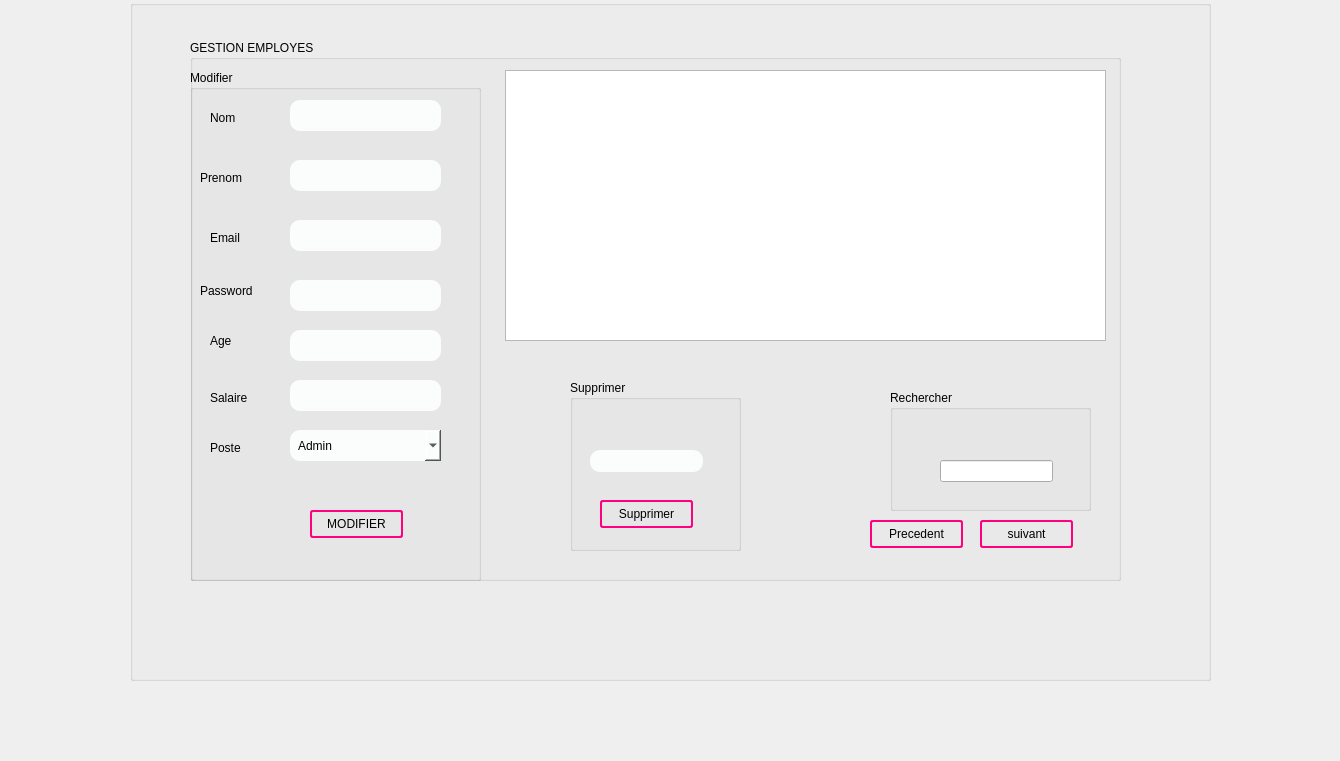
<?xml version="1.0" encoding="UTF-8"?>
<ui version="4.0">
 <class>secDialog</class>
 <widget class="QDialog" name="secDialog">
  <property name="geometry">
   <rect>
    <x>0</x>
    <y>0</y>
    <width>1340</width>
    <height>761</height>
   </rect>
  </property>
  <property name="windowTitle">
   <string>Dialog</string>
  </property>
  <widget class="QGroupBox" name="t">
   <property name="geometry">
    <rect>
     <x>130</x>
     <y>0</y>
     <width>1081</width>
     <height>681</height>
    </rect>
   </property>
   <property name="title">
    <string/>
   </property>
   <widget class="QStackedWidget" name="stackedWidget">
    <property name="geometry">
     <rect>
      <x>60</x>
      <y>20</y>
      <width>931</width>
      <height>561</height>
     </rect>
    </property>
    <property name="currentIndex">
     <number>2</number>
    </property>
    <widget class="QWidget" name="page">
     <widget class="QGroupBox" name="groupBox_3">
      <property name="geometry">
       <rect>
        <x>-20</x>
        <y>20</y>
        <width>831</width>
        <height>491</height>
       </rect>
      </property>
      <property name="title">
       <string>GroupBox</string>
      </property>
      <widget class="QPushButton" name="pushButton_12">
       <property name="geometry">
        <rect>
         <x>30</x>
         <y>317</y>
         <width>261</width>
         <height>31</height>
        </rect>
       </property>
       <property name="text">
        <string>export pdf</string>
       </property>
      </widget>
      <widget class="QGroupBox" name="groupBox_5">
       <property name="geometry">
        <rect>
         <x>550</x>
         <y>120</y>
         <width>171</width>
         <height>101</height>
        </rect>
       </property>
       <property name="title">
        <string>Trier</string>
       </property>
       <widget class="QPushButton" name="pushButton_13">
        <property name="geometry">
         <rect>
          <x>60</x>
          <y>50</y>
          <width>93</width>
          <height>28</height>
         </rect>
        </property>
        <property name="text">
         <string>Trier</string>
        </property>
       </widget>
      </widget>
      <widget class="QPushButton" name="pushButton_15">
       <property name="geometry">
        <rect>
         <x>470</x>
         <y>450</y>
         <width>93</width>
         <height>28</height>
        </rect>
       </property>
       <property name="text">
        <string>precedent</string>
       </property>
      </widget>
      <widget class="QPushButton" name="pushButton_17">
       <property name="geometry">
        <rect>
         <x>580</x>
         <y>450</y>
         <width>93</width>
         <height>28</height>
        </rect>
       </property>
       <property name="text">
        <string>suivant</string>
       </property>
      </widget>
      <widget class="QLabel" name="label_18">
       <property name="geometry">
        <rect>
         <x>20</x>
         <y>0</y>
         <width>1841</width>
         <height>511</height>
        </rect>
       </property>
       <property name="text">
        <string/>
       </property>
       <property name="pixmap">
        <pixmap>../../Downloads/332319502_992673331694691_7199529608011094507_n (1).jpg</pixmap>
       </property>
      </widget>
      <widget class="QTextBrowser" name="textBrowser">
       <property name="geometry">
        <rect>
         <x>35</x>
         <y>90</y>
         <width>261</width>
         <height>191</height>
        </rect>
       </property>
      </widget>
      <widget class="QPushButton" name="pushButton_10">
       <property name="geometry">
        <rect>
         <x>482</x>
         <y>300</y>
         <width>161</width>
         <height>31</height>
        </rect>
       </property>
       <property name="text">
        <string>Faire le statistique</string>
       </property>
      </widget>
      <zorder>label_18</zorder>
      <zorder>pushButton_12</zorder>
      <zorder>groupBox_5</zorder>
      <zorder>pushButton_15</zorder>
      <zorder>pushButton_17</zorder>
      <zorder>textBrowser</zorder>
      <zorder>pushButton_10</zorder>
     </widget>
    </widget>
    <widget class="QWidget" name="page_2">
     <widget class="QPushButton" name="pushButton_6">
      <property name="geometry">
       <rect>
        <x>490</x>
        <y>20</y>
        <width>131</width>
        <height>31</height>
       </rect>
      </property>
      <property name="styleSheet">
       <string notr="true">color: black;
font: 7pt &quot;Verdana&quot;;
border: 2px solid rgb(255, 0, 127);
padding: 5px;
border-radius: 3px;
opacity: 200;</string>
      </property>
      <property name="text">
       <string>Gest equipements</string>
      </property>
     </widget>
     <widget class="QPushButton" name="pushButton_2">
      <property name="geometry">
       <rect>
        <x>270</x>
        <y>20</y>
        <width>121</width>
        <height>31</height>
       </rect>
      </property>
      <property name="styleSheet">
       <string notr="true">color: black;
font: 7pt &quot;Verdana&quot;;
border: 2px solid rgb(255, 0, 127);
padding: 5px;
border-radius: 3px;
opacity: 200;</string>
      </property>
      <property name="text">
       <string>Gest clients</string>
      </property>
     </widget>
     <widget class="QPushButton" name="pushButton">
      <property name="geometry">
       <rect>
        <x>20</x>
        <y>20</y>
        <width>131</width>
        <height>31</height>
       </rect>
      </property>
      <property name="styleSheet">
       <string notr="true">color: black;
font: 7pt &quot;Verdana&quot;;
border: 2px solid rgb(255, 0, 127);
padding: 5px;
border-radius: 3px;
opacity: 200;</string>
      </property>
      <property name="text">
       <string>Gest employes</string>
      </property>
     </widget>
     <widget class="QPushButton" name="pushButton_3">
      <property name="geometry">
       <rect>
        <x>150</x>
        <y>20</y>
        <width>121</width>
        <height>31</height>
       </rect>
      </property>
      <property name="styleSheet">
       <string notr="true">color: black;
font: 7pt &quot;Verdana&quot;;
border: 2px solid rgb(255, 0, 127);
padding: 5px;
border-radius: 3px;
opacity: 200;</string>
      </property>
      <property name="text">
       <string>Gest vehicules</string>
      </property>
     </widget>
     <widget class="QPushButton" name="pushButton_4">
      <property name="geometry">
       <rect>
        <x>390</x>
        <y>20</y>
        <width>101</width>
        <height>31</height>
       </rect>
      </property>
      <property name="styleSheet">
       <string notr="true">color: black;
font: 7pt &quot;Verdana&quot;;
border: 2px solid rgb(255, 0, 127);
padding: 5px;
border-radius: 3px;
opacity: 200;</string>
      </property>
      <property name="text">
       <string>Gest Services</string>
      </property>
     </widget>
     <widget class="QPushButton" name="pushButton_5">
      <property name="geometry">
       <rect>
        <x>620</x>
        <y>20</y>
        <width>191</width>
        <height>31</height>
       </rect>
      </property>
      <property name="styleSheet">
       <string notr="true">color: black;
font: 7pt &quot;Verdana&quot;;
border: 2px solid rgb(255, 0, 127);
padding: 5px;
border-radius: 3px;
opacity: 200;</string>
      </property>
      <property name="text">
       <string>Gest RDV</string>
      </property>
     </widget>
     <widget class="QGroupBox" name="groupBox_2">
      <property name="geometry">
       <rect>
        <x>0</x>
        <y>50</y>
        <width>841</width>
        <height>541</height>
       </rect>
      </property>
      <property name="title">
       <string>Formulaire</string>
      </property>
      <widget class="QLineEdit" name="lineEdit">
       <property name="geometry">
        <rect>
         <x>240</x>
         <y>30</y>
         <width>171</width>
         <height>21</height>
        </rect>
       </property>
       <property name="styleSheet">
        <string notr="true">
QLineEdit {
      color: rgb(251, 252, 2521);
      font: 10pt &quot;Verdana&quot;;
      border: None;
      border-bottom-color: white;
      border-radius: 10px;
      padding: 0 8px;
      background: rgb(251, 252, 252);
      selection-background-color: darkgray;
}</string>
       </property>
      </widget>
      <widget class="QLineEdit" name="lineEdit_2">
       <property name="geometry">
        <rect>
         <x>240</x>
         <y>80</y>
         <width>171</width>
         <height>21</height>
        </rect>
       </property>
       <property name="styleSheet">
        <string notr="true">
      color: rgb(251, 252, 2521);
      font: 10pt &quot;Verdana&quot;;
      border: None;
      border-bottom-color: white;
      border-radius: 10px;
      padding: 0 8px;
      background: rgb(251, 252, 252);
      selection-background-color: darkgray;
</string>
       </property>
      </widget>
      <widget class="QLineEdit" name="lineEdit_3">
       <property name="geometry">
        <rect>
         <x>240</x>
         <y>150</y>
         <width>171</width>
         <height>21</height>
        </rect>
       </property>
       <property name="styleSheet">
        <string notr="true">QLineEdit {
      color: rgb(251, 252, 2521);
      font: 10pt &quot;Verdana&quot;;
      border: None;
      border-bottom-color: white;
      border-radius: 10px;
      padding: 0 8px;
      background: rgb(251, 252, 252);
      selection-background-color: darkgray;
}</string>
       </property>
      </widget>
      <widget class="QLineEdit" name="lineEdit_4">
       <property name="geometry">
        <rect>
         <x>240</x>
         <y>200</y>
         <width>171</width>
         <height>21</height>
        </rect>
       </property>
       <property name="styleSheet">
        <string notr="true">QLineEdit {
      color: rgb(251, 252, 2521);
      font: 10pt &quot;Verdana&quot;;
      border: None;
      border-bottom-color: white;
      border-radius: 10px;
      padding: 0 8px;
      background: rgb(251, 252, 252);
      selection-background-color: darkgray;
}</string>
       </property>
      </widget>
      <widget class="QLineEdit" name="lineEdit_5">
       <property name="geometry">
        <rect>
         <x>240</x>
         <y>260</y>
         <width>171</width>
         <height>21</height>
        </rect>
       </property>
       <property name="styleSheet">
        <string notr="true">QLineEdit {
      color: rgb(251, 252, 2521);
      font: 10pt &quot;Verdana&quot;;
      border: None;
      border-bottom-color: white;
      border-radius: 10px;
      padding: 0 8px;
      background: rgb(251, 252, 252);
      selection-background-color: darkgray;
}</string>
       </property>
      </widget>
      <widget class="QLineEdit" name="lineEdit_6">
       <property name="geometry">
        <rect>
         <x>240</x>
         <y>310</y>
         <width>171</width>
         <height>21</height>
        </rect>
       </property>
       <property name="styleSheet">
        <string notr="true">QLineEdit {
      color: rgb(251, 252, 2521);
      font: 10pt &quot;Verdana&quot;;
      border: None;
      border-bottom-color: white;
      border-radius: 10px;
      padding: 0 8px;
      background: rgb(251, 252, 252);
      selection-background-color: darkgray;
}</string>
       </property>
      </widget>
      <widget class="QLineEdit" name="lineEdit_7">
       <property name="geometry">
        <rect>
         <x>240</x>
         <y>360</y>
         <width>171</width>
         <height>21</height>
        </rect>
       </property>
       <property name="styleSheet">
        <string notr="true">QLineEdit {
      color: rgb(251, 252, 2521);
      font: 10pt &quot;Verdana&quot;;
      border: None;
      border-bottom-color: white;
      border-radius: 10px;
      padding: 0 8px;
      background: rgb(251, 252, 252);
      selection-background-color: darkgray;
}</string>
       </property>
      </widget>
      <widget class="QLabel" name="label_2">
       <property name="geometry">
        <rect>
         <x>240</x>
         <y>10</y>
         <width>56</width>
         <height>16</height>
        </rect>
       </property>
       <property name="styleSheet">
        <string notr="true">font: 10pt &quot;MS Shell Dlg 2&quot;;</string>
       </property>
       <property name="text">
        <string>ID</string>
       </property>
      </widget>
      <widget class="QLabel" name="label_4">
       <property name="geometry">
        <rect>
         <x>240</x>
         <y>60</y>
         <width>56</width>
         <height>16</height>
        </rect>
       </property>
       <property name="styleSheet">
        <string notr="true">font: 10pt &quot;MS Shell Dlg 2&quot;;</string>
       </property>
       <property name="text">
        <string>Nom</string>
       </property>
      </widget>
      <widget class="QLabel" name="label_5">
       <property name="geometry">
        <rect>
         <x>240</x>
         <y>120</y>
         <width>56</width>
         <height>16</height>
        </rect>
       </property>
       <property name="styleSheet">
        <string notr="true">font: 10pt &quot;MS Shell Dlg 2&quot;;</string>
       </property>
       <property name="text">
        <string>Prenom</string>
       </property>
      </widget>
      <widget class="QLabel" name="label_6">
       <property name="geometry">
        <rect>
         <x>240</x>
         <y>180</y>
         <width>56</width>
         <height>16</height>
        </rect>
       </property>
       <property name="styleSheet">
        <string notr="true">font: 10pt &quot;MS Shell Dlg 2&quot;;</string>
       </property>
       <property name="text">
        <string>Email</string>
       </property>
      </widget>
      <widget class="QLabel" name="label_7">
       <property name="geometry">
        <rect>
         <x>240</x>
         <y>230</y>
         <width>91</width>
         <height>21</height>
        </rect>
       </property>
       <property name="styleSheet">
        <string notr="true">font: 10pt &quot;MS Shell Dlg 2&quot;;</string>
       </property>
       <property name="text">
        <string>Password</string>
       </property>
      </widget>
      <widget class="QLabel" name="label_8">
       <property name="geometry">
        <rect>
         <x>250</x>
         <y>280</y>
         <width>56</width>
         <height>16</height>
        </rect>
       </property>
       <property name="styleSheet">
        <string notr="true">font: 10pt &quot;MS Shell Dlg 2&quot;;</string>
       </property>
       <property name="text">
        <string>Age</string>
       </property>
      </widget>
      <widget class="QLabel" name="label_9">
       <property name="geometry">
        <rect>
         <x>250</x>
         <y>340</y>
         <width>56</width>
         <height>16</height>
        </rect>
       </property>
       <property name="styleSheet">
        <string notr="true">font: 10pt &quot;MS Shell Dlg 2&quot;;</string>
       </property>
       <property name="text">
        <string>Salaire</string>
       </property>
      </widget>
      <widget class="QLabel" name="label_10">
       <property name="geometry">
        <rect>
         <x>250</x>
         <y>390</y>
         <width>56</width>
         <height>16</height>
        </rect>
       </property>
       <property name="styleSheet">
        <string notr="true">font: 10pt &quot;MS Shell Dlg 2&quot;;</string>
       </property>
       <property name="text">
        <string>Poste</string>
       </property>
      </widget>
      <widget class="QComboBox" name="comboBox">
       <property name="geometry">
        <rect>
         <x>240</x>
         <y>420</y>
         <width>171</width>
         <height>22</height>
        </rect>
       </property>
       <property name="styleSheet">
        <string notr="true">
      color: rgb(251, 252, 2521);
      font: 10pt &quot;Verdana&quot;;
      border: None;
      border-bottom-color: white;
      border-radius: 10px;
      padding: 0 8px;
      background: rgb(251, 252, 252);
      selection-background-color: darkgray;
</string>
       </property>
       <item>
        <property name="text">
         <string>Admin</string>
        </property>
       </item>
       <item>
        <property name="text">
         <string>ResponsableClient</string>
        </property>
       </item>
       <item>
        <property name="text">
         <string>Technicien</string>
        </property>
       </item>
       <item>
        <property name="text">
         <string>Technicien superieur</string>
        </property>
       </item>
       <item>
        <property name="text">
         <string>inginieur</string>
        </property>
       </item>
      </widget>
      <widget class="QPushButton" name="pushButton_7">
       <property name="geometry">
        <rect>
         <x>290</x>
         <y>470</y>
         <width>93</width>
         <height>28</height>
        </rect>
       </property>
       <property name="styleSheet">
        <string notr="true">color: black;
font: 7pt &quot;Verdana&quot;;
border: 2px solid rgb(255, 0, 127);
padding: 5px;
border-radius: 3px;
opacity: 200;
</string>
       </property>
       <property name="text">
        <string>Ajouter</string>
       </property>
      </widget>
      <widget class="QPushButton" name="pushButton_9">
       <property name="geometry">
        <rect>
         <x>730</x>
         <y>470</y>
         <width>93</width>
         <height>28</height>
        </rect>
       </property>
       <property name="styleSheet">
        <string notr="true">color: black;
font: 7pt &quot;Verdana&quot;;
border: 2px solid rgb(255, 0, 127);
padding: 5px;
border-radius: 3px;
opacity: 200;
</string>
       </property>
       <property name="text">
        <string>suivant</string>
       </property>
      </widget>
      <widget class="QLabel" name="label_16">
       <property name="geometry">
        <rect>
         <x>-480</x>
         <y>0</y>
         <width>1841</width>
         <height>511</height>
        </rect>
       </property>
       <property name="text">
        <string/>
       </property>
       <property name="pixmap">
        <pixmap>../../Downloads/332319502_992673331694691_7199529608011094507_n (1).jpg</pixmap>
       </property>
      </widget>
      <zorder>label_16</zorder>
      <zorder>lineEdit</zorder>
      <zorder>lineEdit_2</zorder>
      <zorder>lineEdit_3</zorder>
      <zorder>lineEdit_4</zorder>
      <zorder>lineEdit_5</zorder>
      <zorder>lineEdit_6</zorder>
      <zorder>lineEdit_7</zorder>
      <zorder>label_2</zorder>
      <zorder>label_4</zorder>
      <zorder>label_5</zorder>
      <zorder>label_6</zorder>
      <zorder>label_7</zorder>
      <zorder>label_8</zorder>
      <zorder>label_9</zorder>
      <zorder>label_10</zorder>
      <zorder>comboBox</zorder>
      <zorder>pushButton_7</zorder>
      <zorder>pushButton_9</zorder>
     </widget>
    </widget>
    <widget class="QWidget" name="page_3">
     <widget class="QGroupBox" name="groupBox">
      <property name="geometry">
       <rect>
        <x>0</x>
        <y>20</y>
        <width>931</width>
        <height>541</height>
       </rect>
      </property>
      <property name="title">
       <string>GESTION EMPLOYES</string>
      </property>
      <widget class="QGroupBox" name="groupBox_4">
       <property name="geometry">
        <rect>
         <x>0</x>
         <y>30</y>
         <width>291</width>
         <height>511</height>
        </rect>
       </property>
       <property name="title">
        <string>Modifier</string>
       </property>
       <widget class="QPushButton" name="pushButton_14">
        <property name="geometry">
         <rect>
          <x>120</x>
          <y>440</y>
          <width>93</width>
          <height>28</height>
         </rect>
        </property>
        <property name="styleSheet">
         <string notr="true">color: black;
font: 7pt &quot;Verdana&quot;;
border: 2px solid rgb(255, 0, 127);
padding: 5px;
border-radius: 3px;
opacity: 200;
</string>
        </property>
        <property name="text">
         <string>MODIFIER</string>
        </property>
       </widget>
       <widget class="QComboBox" name="comboBox_2">
        <property name="geometry">
         <rect>
          <x>100</x>
          <y>360</y>
          <width>151</width>
          <height>31</height>
         </rect>
        </property>
        <property name="styleSheet">
         <string notr="true">
      color: rgb(251, 252, 2521);
      font: 10pt &quot;Verdana&quot;;
      border: None;
      border-bottom-color: white;
      border-radius: 10px;
      padding: 0 8px;
      background: rgb(251, 252, 252);
      selection-background-color: darkgray;
</string>
        </property>
        <item>
         <property name="text">
          <string>Admin</string>
         </property>
        </item>
        <item>
         <property name="text">
          <string>ResponsableClient</string>
         </property>
        </item>
        <item>
         <property name="text">
          <string>Technicien</string>
         </property>
        </item>
        <item>
         <property name="text">
          <string>Technicien superieur</string>
         </property>
        </item>
        <item>
         <property name="text">
          <string>inginieur</string>
         </property>
        </item>
       </widget>
       <widget class="QLabel" name="label_15">
        <property name="geometry">
         <rect>
          <x>20</x>
          <y>370</y>
          <width>56</width>
          <height>16</height>
         </rect>
        </property>
        <property name="styleSheet">
         <string notr="true">font: 10pt &quot;MS Shell Dlg 2&quot;;
</string>
        </property>
        <property name="text">
         <string>Poste</string>
        </property>
       </widget>
       <widget class="QLabel" name="label">
        <property name="geometry">
         <rect>
          <x>20</x>
          <y>40</y>
          <width>56</width>
          <height>16</height>
         </rect>
        </property>
        <property name="styleSheet">
         <string notr="true">font: 10pt &quot;MS Shell Dlg 2&quot;;
</string>
        </property>
        <property name="text">
         <string>Nom</string>
        </property>
       </widget>
       <widget class="QLabel" name="label_3">
        <property name="geometry">
         <rect>
          <x>10</x>
          <y>100</y>
          <width>56</width>
          <height>16</height>
         </rect>
        </property>
        <property name="styleSheet">
         <string notr="true">font: 10pt &quot;MS Shell Dlg 2&quot;;
</string>
        </property>
        <property name="text">
         <string>Prenom</string>
        </property>
       </widget>
       <widget class="QLabel" name="label_11">
        <property name="geometry">
         <rect>
          <x>20</x>
          <y>160</y>
          <width>56</width>
          <height>16</height>
         </rect>
        </property>
        <property name="styleSheet">
         <string notr="true">font: 10pt &quot;MS Shell Dlg 2&quot;;
</string>
        </property>
        <property name="text">
         <string>Email</string>
        </property>
       </widget>
       <widget class="QLabel" name="label_12">
        <property name="geometry">
         <rect>
          <x>10</x>
          <y>210</y>
          <width>81</width>
          <height>21</height>
         </rect>
        </property>
        <property name="styleSheet">
         <string notr="true">font: 10pt &quot;MS Shell Dlg 2&quot;;

</string>
        </property>
        <property name="text">
         <string>Password</string>
        </property>
       </widget>
       <widget class="QLabel" name="label_13">
        <property name="geometry">
         <rect>
          <x>20</x>
          <y>260</y>
          <width>56</width>
          <height>21</height>
         </rect>
        </property>
        <property name="styleSheet">
         <string notr="true">font: 10pt &quot;MS Shell Dlg 2&quot;;
</string>
        </property>
        <property name="text">
         <string>Age</string>
        </property>
       </widget>
       <widget class="QLabel" name="label_14">
        <property name="geometry">
         <rect>
          <x>20</x>
          <y>320</y>
          <width>56</width>
          <height>16</height>
         </rect>
        </property>
        <property name="styleSheet">
         <string notr="true">font: 10pt &quot;MS Shell Dlg 2&quot;;
</string>
        </property>
        <property name="text">
         <string>Salaire</string>
        </property>
       </widget>
       <widget class="QLineEdit" name="salaire">
        <property name="geometry">
         <rect>
          <x>100</x>
          <y>310</y>
          <width>151</width>
          <height>31</height>
         </rect>
        </property>
        <property name="styleSheet">
         <string notr="true">QLineEdit {
      color: rgb(251, 252, 2521);
      font: 10pt &quot;Verdana&quot;;
      border: None;
      border-bottom-color: white;
      border-radius: 10px;
      padding: 0 8px;
      background: rgb(251, 252, 252);
      selection-background-color: darkgray;
}</string>
        </property>
       </widget>
       <widget class="QLineEdit" name="age">
        <property name="geometry">
         <rect>
          <x>100</x>
          <y>260</y>
          <width>151</width>
          <height>31</height>
         </rect>
        </property>
        <property name="styleSheet">
         <string notr="true">QLineEdit {
      color: rgb(251, 252, 2521);
      font: 10pt &quot;Verdana&quot;;
      border: None;
      border-bottom-color: white;
      border-radius: 10px;
      padding: 0 8px;
      background: rgb(251, 252, 252);
      selection-background-color: darkgray;
}</string>
        </property>
       </widget>
       <widget class="QLineEdit" name="pwd">
        <property name="geometry">
         <rect>
          <x>100</x>
          <y>210</y>
          <width>151</width>
          <height>31</height>
         </rect>
        </property>
        <property name="styleSheet">
         <string notr="true">QLineEdit {
      color: rgb(251, 252, 2521);
      font: 10pt &quot;Verdana&quot;;
      border: None;
      border-bottom-color: white;
      border-radius: 10px;
      padding: 0 8px;
      background: rgb(251, 252, 252);
      selection-background-color: darkgray;
}</string>
        </property>
       </widget>
       <widget class="QLineEdit" name="email">
        <property name="geometry">
         <rect>
          <x>100</x>
          <y>150</y>
          <width>151</width>
          <height>31</height>
         </rect>
        </property>
        <property name="styleSheet">
         <string notr="true">QLineEdit {
      color: rgb(251, 252, 2521);
      font: 10pt &quot;Verdana&quot;;
      border: None;
      border-bottom-color: white;
      border-radius: 10px;
      padding: 0 8px;
      background: rgb(251, 252, 252);
      selection-background-color: darkgray;
}</string>
        </property>
       </widget>
       <widget class="QLineEdit" name="prenom">
        <property name="geometry">
         <rect>
          <x>100</x>
          <y>90</y>
          <width>151</width>
          <height>31</height>
         </rect>
        </property>
        <property name="styleSheet">
         <string notr="true">QLineEdit {
      color: rgb(251, 252, 2521);
      font: 10pt &quot;Verdana&quot;;
      border: None;
      border-bottom-color: white;
      border-radius: 10px;
      padding: 0 8px;
      background: rgb(251, 252, 252);
      selection-background-color: darkgray;
}</string>
        </property>
       </widget>
       <widget class="QLineEdit" name="nom">
        <property name="geometry">
         <rect>
          <x>100</x>
          <y>30</y>
          <width>151</width>
          <height>31</height>
         </rect>
        </property>
        <property name="styleSheet">
         <string notr="true">QLineEdit {
      color: rgb(251, 252, 2521);
      font: 10pt &quot;Verdana&quot;;
      border: None;
      border-bottom-color: white;
      border-radius: 10px;
      padding: 0 8px;
      background: rgb(251, 252, 252);
      selection-background-color: darkgray;
}</string>
        </property>
       </widget>
      </widget>
      <widget class="QGroupBox" name="groupBox_7">
       <property name="geometry">
        <rect>
         <x>380</x>
         <y>340</y>
         <width>171</width>
         <height>171</height>
        </rect>
       </property>
       <property name="styleSheet">
        <string notr="true">font: 10pt &quot;MS Shell Dlg 2&quot;;
</string>
       </property>
       <property name="title">
        <string>Supprimer</string>
       </property>
       <widget class="QPushButton" name="pushButton_16">
        <property name="geometry">
         <rect>
          <x>30</x>
          <y>120</y>
          <width>93</width>
          <height>28</height>
         </rect>
        </property>
        <property name="styleSheet">
         <string notr="true">color: black;
font: 7pt &quot;Verdana&quot;;
border: 2px solid rgb(255, 0, 127);
padding: 5px;
border-radius: 3px;
opacity: 200;
</string>
        </property>
        <property name="text">
         <string>Supprimer</string>
        </property>
       </widget>
       <widget class="QLineEdit" name="lineEdit_11">
        <property name="geometry">
         <rect>
          <x>20</x>
          <y>70</y>
          <width>113</width>
          <height>22</height>
         </rect>
        </property>
        <property name="styleSheet">
         <string notr="true">QLineEdit {
      color: rgb(251, 252, 2521);
      font: 10pt &quot;Verdana&quot;;
      border: None;
      border-bottom-color: white;
      border-radius: 10px;
      padding: 0 8px;
      background: rgb(251, 252, 252);
      selection-background-color: darkgray;
}</string>
        </property>
       </widget>
      </widget>
      <widget class="QTableView" name="tableView">
       <property name="geometry">
        <rect>
         <x>315</x>
         <y>30</y>
         <width>601</width>
         <height>271</height>
        </rect>
       </property>
      </widget>
      <widget class="QPushButton" name="pushButton_8">
       <property name="geometry">
        <rect>
         <x>790</x>
         <y>480</y>
         <width>93</width>
         <height>28</height>
        </rect>
       </property>
       <property name="styleSheet">
        <string notr="true">color: black;
font: 7pt &quot;Verdana&quot;;
border: 2px solid rgb(255, 0, 127);
padding: 5px;
border-radius: 3px;
opacity: 200;
</string>
       </property>
       <property name="text">
        <string>suivant</string>
       </property>
      </widget>
      <widget class="QPushButton" name="pushButton_18">
       <property name="geometry">
        <rect>
         <x>680</x>
         <y>480</y>
         <width>93</width>
         <height>28</height>
        </rect>
       </property>
       <property name="styleSheet">
        <string notr="true">color: black;
font: 7pt &quot;Verdana&quot;;
border: 2px solid rgb(255, 0, 127);
padding: 5px;
border-radius: 3px;
opacity: 200;
</string>
       </property>
       <property name="text">
        <string>Precedent</string>
       </property>
      </widget>
      <widget class="QLabel" name="label_17">
       <property name="geometry">
        <rect>
         <x>0</x>
         <y>20</y>
         <width>1991</width>
         <height>501</height>
        </rect>
       </property>
       <property name="text">
        <string/>
       </property>
       <property name="pixmap">
        <pixmap>../../Downloads/332319502_992673331694691_7199529608011094507_n (1).jpg</pixmap>
       </property>
      </widget>
      <widget class="QLineEdit" name="lineEdit_8">
       <property name="geometry">
        <rect>
         <x>750</x>
         <y>420</y>
         <width>113</width>
         <height>22</height>
        </rect>
       </property>
      </widget>
      <widget class="QGroupBox" name="groupBox_6">
       <property name="geometry">
        <rect>
         <x>700</x>
         <y>350</y>
         <width>201</width>
         <height>121</height>
        </rect>
       </property>
       <property name="title">
        <string>Rechercher </string>
       </property>
      </widget>
      <zorder>label_17</zorder>
      <zorder>groupBox_6</zorder>
      <zorder>groupBox_4</zorder>
      <zorder>groupBox_7</zorder>
      <zorder>tableView</zorder>
      <zorder>pushButton_8</zorder>
      <zorder>pushButton_18</zorder>
      <zorder>lineEdit_8</zorder>
     </widget>
    </widget>
   </widget>
  </widget>
 </widget>
 <resources/>
 <connections/>
</ui>
